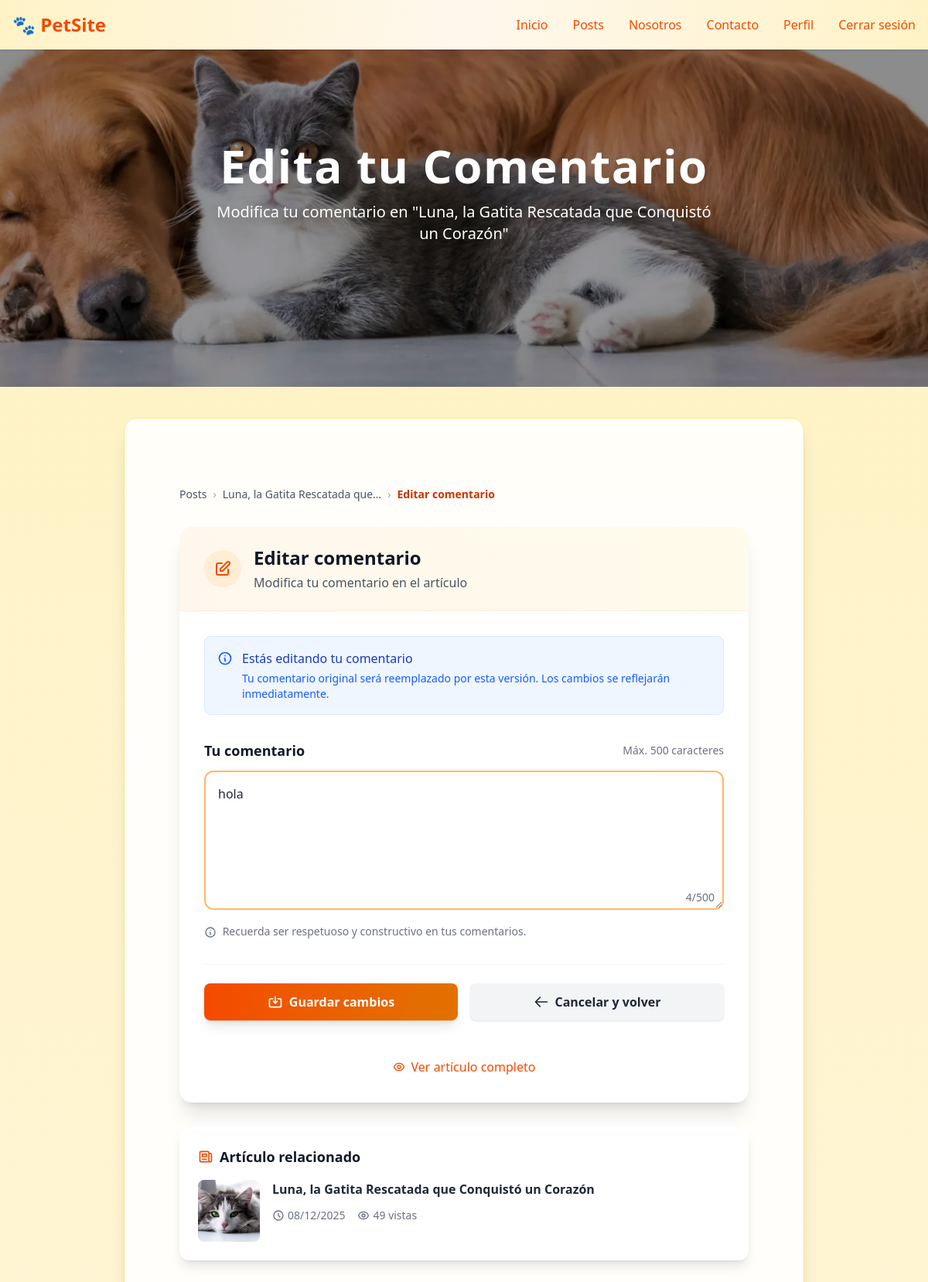
/comentarios/editar/8/ (signed in), run on the app's committed database.
### apps/comentarios/models.py (models this page shows, shortened)
class Comentario(models.Model):
    articulo = models.ForeignKey(Articulo, on_delete=models.CASCADE, related_name='comentarios')
    autor = models.ForeignKey(User, on_delete=models.CASCADE)
    contenido = models.TextField()
    fecha = models.DateTimeField(auto_now_add=True)
    class Meta:
        ordering = ['-fecha']
        verbose_name = "Comentario"
        verbose_name_plural = "Comentarios"

### apps/posts/models.py (models this page shows, shortened)
class Articulo(models.Model):
    titulo = models.CharField(max_length=200)
    contenido = models.TextField()
    categoria = models.ForeignKey(Categoria, on_delete=models.SET_NULL, null=True)
    autor = models.ForeignKey(User, on_delete=models.CASCADE, related_name='articulos')
    fecha_publicacion = models.DateTimeField(auto_now_add=True)
    visitas = models.PositiveIntegerField(default=0)
    destacado = models.BooleanField(default=False)
    class Meta:
        ordering = ['-fecha_publicacion']

class ImagenArticulo(models.Model):
    articulo = models.ForeignKey(Articulo, on_delete=models.CASCADE, related_name='imagenes')
    imagen = models.ImageField(upload_to='articulos/imagenes/')
    class Meta:
        verbose_name = "Imagen de Artículo"
        verbose_name_plural = "Imágenes de Artículo"

### apps/comentarios/views.py (the view)
# urls.py: path('editar/<int:pk>/', ComentarioUpdateView.as_view(), name='editar_comentario'),
class ComentarioUpdateView(ComentarioPermisoMixin, UpdateView):
    model = Comentario
    form_class = ComentarioForm
    template_name = 'comentarios/editar_comentario.html'

### apps/comentarios/forms.py
class ComentarioForm(forms.ModelForm):
    class Meta:
        model = Comentario
        fields = ['contenido']
        widgets = {
            'contenido': forms.Textarea(attrs={
                'class': (
                    'w-full p-4 rounded-xl border-2 border-orange-300 '
                    'focus:border-orange-500 focus:ring-2 focus:ring-orange-200 '
                    'text-gray-800 placeholder-gray-400 resize-none '
                    'transition-all duration-200'
                ),
                'rows': 6,
                'placeholder': 'Escribe tu comentario aquí...',
            }),
        }

### apps/comentarios/mixins.py (called while the page is built)
    def test_func(self):
        comentario = self.get_object()
        return(
            self.request.user == comentario.autor
            or self.request.user.is_superuser
            or self.request.user.is_staff
        )

### templates/comentarios/editar_comentario.html (shortened to what this page needs)
{% extends 'layouts/general-layout.html' %}
{% load static %}
{% block banner %}
<section class="relative w-full h-[300px] md:h-[420px] lg:h-[500px] overflow-hidden">
  <div class="absolute inset-0 flex items-center justify-center bg-black/40">
    <div class="text-center">
      <h1 class="text-white text-4xl md:text-6xl font-extrabold tracking-wide drop-shadow-xl mb-4">
        Edita tu Comentario
      </h1>
      <p class="text-white text-base sm:text-lg md:text-xl font-medium max-w-2xl mx-auto drop-shadow-lg px-2">
        Modifica tu comentario en "{{ object.articulo.titulo|truncatechars:50 }}"
      </p>
    </div>
  </div>
</section>
{% endblock banner %}
{% block content %}
<div class="max-w-3xl mx-auto px-4 py-12">
  <nav class="mb-8" aria-label="Navegación">
    <ol class="flex items-center space-x-2 text-sm text-gray-600">
      <li>
        <a href="{% url 'posts:articulo_lista' %}" class="hover:text-orange-600 transition-colors">
          Posts
        </a>
      </li>
      <li class="text-gray-400">›</li>
      <li>
        <a href="{% url 'posts:articulo_detalle' object.articulo.pk %}" class="hover:text-orange-600 transition-colors">
          {{ object.articulo.titulo|truncatechars:30 }}
        </a>
      </li>
      <li class="text-gray-400">›</li>
      <li class="text-orange-700 font-semibold">Editar comentario</li>
    </ol>
  </nav>
  <div class="bg-white rounded-2xl shadow-xl overflow-hidden">
    <div class="bg-gradient-to-r from-orange-50 to-amber-50 px-8 py-6 border-b border-orange-100">
      <div class="flex items-center">
        <div class="w-12 h-12 bg-orange-100 rounded-full flex items-center justify-center mr-4">
          <svg class="w-6 h-6 text-orange-600" fill="none" stroke="currentColor" viewBox="0 0 24 24">
            <path stroke-linecap="round" stroke-linejoin="round" stroke-width="2" d="M11 5H6a2 2 0 00-2 2v11a2 2 0 002 2h11a2 2 0 002-2v-5m-1.414-9.414a2 2 0 112.828 2.828L11.828 15H9v-2.828l8.586-8.586z"></path>
          </svg>
        </div>
        <div>
          <h2 class="text-2xl font-bold text-gray-900">Editar comentario</h2>
          <p class="text-gray-600 mt-1">Modifica tu comentario en el artículo</p>
        </div>
      </div>
    </div>
    <div class="p-8">
      <div class="mb-8 p-4 bg-blue-50 border border-blue-100 rounded-lg">
        <div class="flex items-start">
          <svg class="w-5 h-5 text-blue-600 mt-0.5 mr-3 flex-shrink-0" fill="none" stroke="currentColor" viewBox="0 0 24 24">
            <path stroke-linecap="round" stroke-linejoin="round" stroke-width="2" d="M13 16h-1v-4h-1m1-4h.01M21 12a9 9 0 11-18 0 9 9 0 0118 0z"></path>
          </svg>
          <div>
            <p class="text-blue-800 font-medium">Estás editando tu comentario</p>
            <p class="text-blue-600 text-sm mt-1">
              Tu comentario original será reemplazado por esta versión. Los cambios se reflejarán inmediatamente.
            </p>
          </div>
        </div>
      </div>
      <form method="POST" class="space-y-8">
        <div>
          <div class="flex items-center justify-between mb-3">
            <label class="block text-lg font-semibold text-gray-900">
              Tu comentario
            </label>
            <span class="text-sm text-gray-500 font-medium">
              Máx. 500 caracteres
            </span>
          </div>
          <div class="relative">
            {{ form.contenido }}
            <div class="absolute bottom-3 right-3 flex items-center space-x-4">
              <span class="text-sm text-gray-500" id="charCount">
              </span>
            </div>
          </div>
          <p class="text-gray-500 text-sm mt-3">
            <svg class="w-4 h-4 inline-block mr-1" fill="none" stroke="currentColor" viewBox="0 0 24 24">
              <path stroke-linecap="round" stroke-linejoin="round" stroke-width="2" d="M13 16h-1v-4h-1m1-4h.01M21 12a9 9 0 11-18 0 9 9 0 0118 0z"></path>
            </svg>
            Recuerda ser respetuoso y constructivo en tus comentarios.
          </p>
        </div>
        <div class="flex flex-col sm:flex-row gap-4 pt-6 border-t border-gray-100">
          <button
            type="submit"
            class="inline-flex items-center justify-center px-6 py-3 bg-gradient-to-r from-orange-600 to-amber-600 hover:from-orange-700 hover:to-amber-700 text-white font-semibold rounded-lg shadow-lg hover:shadow-xl transition-all duration-200 transform hover:-translate-y-0.5 flex-1"
          >
            <svg class="w-5 h-5 mr-2" fill="none" stroke="currentColor" viewBox="0 0 24 24">
              <path stroke-linecap="round" stroke-linejoin="round" stroke-width="2" d="M8 7H5a2 2 0 00-2 2v9a2 2 0 002 2h14a2 2 0 002-2V9a2 2 0 00-2-2h-3m-1 4l-3 3m0 0l-3-3m3 3V4"></path>
            </svg>
            Guardar cambios
          </button>
          <a href="{% url 'posts:articulo_detalle' object.articulo.pk %}"
             class="inline-flex items-center justify-center px-6 py-3 bg-gray-100 hover:bg-gray-200 text-gray-800 font-semibold rounded-lg shadow hover:shadow-lg transition-all duration-200 flex-1"
          >
            <svg class="w-5 h-5 mr-2" fill="none" stroke="currentColor" viewBox="0 0 24 24">
              <path stroke-linecap="round" stroke-linejoin="round" stroke-width="2" d="M10 19l-7-7m0 0l7-7m-7 7h18"></path>
            </svg>
            Cancelar y volver
          </a>
        </div>
        <div class="text-center pt-4">
          <a href="{% url 'posts:articulo_detalle' object.articulo.pk %}"
             class="inline-flex items-center text-orange-600 hover:text-orange-800 font-medium"
          >
            Ver artículo completo
          </a>
        </div>
      </form>
    </div>
  </div>
  <div class="mt-8 bg-white rounded-xl shadow-lg p-6">
    <h3 class="text-lg font-bold text-gray-900 mb-4 flex items-center">
      <svg class="w-5 h-5 text-orange-600 mr-2" fill="none" stroke="currentColor" viewBox="0 0 24 24">
        <path stroke-linecap="round" stroke-linejoin="round" stroke-width="2" d="M19 20H5a2 2 0 01-2-2V6a2 2 0 012-2h10a2 2 0 012 2v1m2 13a2 2 0 01-2-2V7m2 13a2 2 0 002-2V9a2 2 0 00-2-2h-2m-4-3H9M7 16h6M7 8h6v4H7V8z"></path>
      </svg>
      Artículo relacionado
    </h3>
    <div class="flex items-start">
      {% if object.articulo.imagenes.all %}
        <img src="{{ object.articulo.imagenes.all.0.imagen.url }}"
             alt="{{ object.articulo.titulo }}"
             class="w-20 h-20 object-cover rounded-lg mr-4 flex-shrink-0">
      {% endif %}
      <div>
        <h4 class="font-semibold text-gray-800">{{ object.articulo.titulo }}</h4>
        <div class="flex items-center mt-2 text-sm text-gray-500">
          <span class="flex items-center mr-4">
            <svg class="w-4 h-4 mr-1" fill="none" stroke="currentColor" viewBox="0 0 24 24">
              <path stroke-linecap="round" stroke-linejoin="round" stroke-width="2" d="M12 8v4l3 3m6-3a9 9 0 11-18 0 9 9 0 0118 0z"></path>
            </svg>
            {{ object.articulo.fecha_publicacion|date:"d/m/Y" }}
          </span>
          <span class="flex items-center">
            {{ object.articulo.visitas }} vistas
          </span>
        </div>
      </div>
    </div>
  </div>
</div>
{% endblock content %}

### data on the page
Comentario: articulo.titulo "Luna, la Gatita Rescatada que Conquistó un Corazón", articulo.titulo "Luna, la Gatita Rescatada que…", contenido "hola", articulo.imagenes.all.0.imagen (picture), articulo.fecha_publicacion "08/12/2025", articulo.visitas "49"
